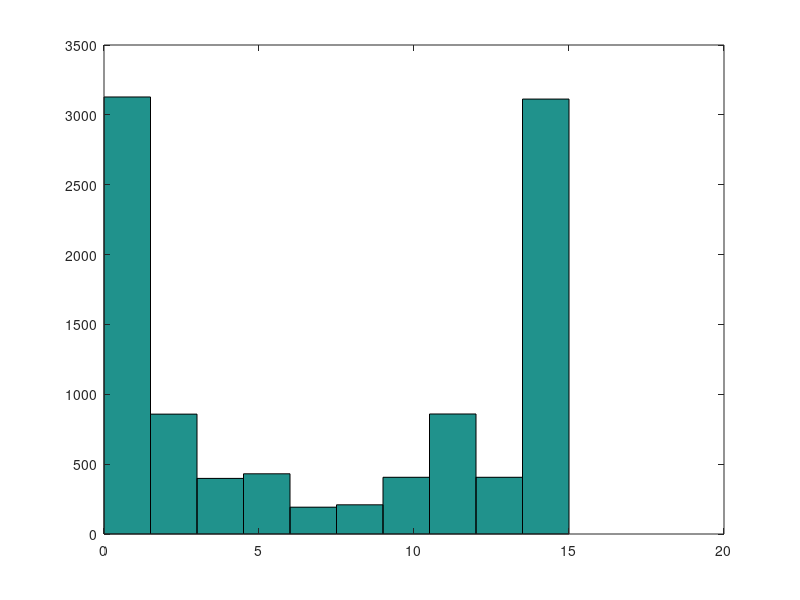

Recreate this plot in MATLAB.
0;
function e = exec1(w1,w2,w3,t1,t2)
  if ((w1*t1 + w2*t2 + w3) > 0)
     e = 1;
   else
     e = 0;
   endif
endfunction

function f = getBoolFunc(w1,w2,w3)
  e1 = exec1(w1,w2,w3,0,0);
  e2 = exec1(w1,w2,w3,0,1);
  e3 = exec1(w1,w2,w3,1,0);
  e4 = exec1(w1,w2,w3,1,1);
  
  f = e1*2^0 + e2*2^1 + e3*2^2 + e4*2^3;
endfunction

n = 10000;
rndweights = zeros(n,3);
functions = zeros(n,1);
[h,w] = size(rndweights);

for i = 1:h
  rndweights(i,:) = -1 + 2*rand(1,3);
endfor

for i = 1:h
  w1 = rndweights(i,1);
  w2 = rndweights(i,2);
  w3 = rndweights(i,3);
  f = getBoolFunc(w1,w2,w3);
  functions(i,1) = f;
endfor

hist(functions);